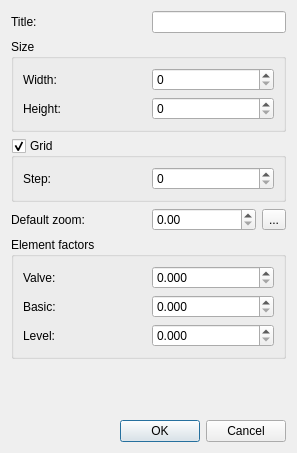
<?xml version="1.0" encoding="UTF-8"?>
<ui version="4.0">
 <class>CanvasSchemePropertiesDialog</class>
 <widget class="QDialog" name="CanvasSchemePropertiesDialog">
  <property name="geometry">
   <rect>
    <x>0</x>
    <y>0</y>
    <width>297</width>
    <height>453</height>
   </rect>
  </property>
  <property name="windowTitle">
   <string>Canvas scheme properties</string>
  </property>
  <layout class="QVBoxLayout" name="verticalLayout">
   <item>
    <layout class="QHBoxLayout" name="horizontalLayout_3">
     <item>
      <widget class="QLabel" name="label_6">
       <property name="sizePolicy">
        <sizepolicy hsizetype="Expanding" vsizetype="Preferred">
         <horstretch>0</horstretch>
         <verstretch>0</verstretch>
        </sizepolicy>
       </property>
       <property name="text">
        <string>Title:</string>
       </property>
      </widget>
     </item>
     <item>
      <widget class="QLineEdit" name="leTitle"/>
     </item>
    </layout>
   </item>
   <item>
    <widget class="QGroupBox" name="groupBox">
     <property name="title">
      <string>Size</string>
     </property>
     <layout class="QGridLayout" name="gridLayout">
      <item row="0" column="0">
       <widget class="QLabel" name="label">
        <property name="text">
         <string>Width:</string>
        </property>
       </widget>
      </item>
      <item row="0" column="1">
       <widget class="QSpinBox" name="sbSizeWidth">
        <property name="maximum">
         <number>999999999</number>
        </property>
       </widget>
      </item>
      <item row="1" column="0">
       <widget class="QLabel" name="label_2">
        <property name="text">
         <string>Height:</string>
        </property>
       </widget>
      </item>
      <item row="1" column="1">
       <widget class="QSpinBox" name="sbSizeHeight">
        <property name="maximum">
         <number>999999999</number>
        </property>
       </widget>
      </item>
     </layout>
    </widget>
   </item>
   <item>
    <widget class="QGroupBox" name="gbGrid">
     <property name="title">
      <string>Grid</string>
     </property>
     <property name="checkable">
      <bool>true</bool>
     </property>
     <layout class="QGridLayout" name="gridLayout_2">
      <item row="0" column="0">
       <widget class="QLabel" name="label_3">
        <property name="text">
         <string>Step:</string>
        </property>
       </widget>
      </item>
      <item row="0" column="1">
       <widget class="QSpinBox" name="sbGridStep">
        <property name="maximum">
         <number>999999999</number>
        </property>
       </widget>
      </item>
     </layout>
    </widget>
   </item>
   <item>
    <layout class="QHBoxLayout" name="horizontalLayout_2" stretch="5,5">
     <item>
      <widget class="QLabel" name="label_4">
       <property name="text">
        <string>Default zoom:</string>
       </property>
      </widget>
     </item>
     <item>
      <layout class="QHBoxLayout" name="horizontalLayout">
       <item>
        <widget class="QDoubleSpinBox" name="dsbDefaultZoom">
         <property name="maximum">
          <double>999999999.000000000000000</double>
         </property>
        </widget>
       </item>
       <item>
        <widget class="QToolButton" name="tbGetZoom">
         <property name="text">
          <string>...</string>
         </property>
        </widget>
       </item>
      </layout>
     </item>
    </layout>
   </item>
   <item>
    <widget class="QGroupBox" name="gbElementFactors">
     <property name="title">
      <string>Element factors</string>
     </property>
     <layout class="QGridLayout" name="gridLayout_4">
      <item row="0" column="0">
       <widget class="QLabel" name="label_7">
        <property name="text">
         <string>Valve:</string>
        </property>
       </widget>
      </item>
      <item row="0" column="1">
       <widget class="QDoubleSpinBox" name="dsbFactorValve">
        <property name="decimals">
         <number>3</number>
        </property>
        <property name="maximum">
         <double>999999999.000000000000000</double>
        </property>
        <property name="singleStep">
         <double>0.001000000000000</double>
        </property>
       </widget>
      </item>
      <item row="1" column="0">
       <widget class="QLabel" name="label_8">
        <property name="text">
         <string>Basic:</string>
        </property>
       </widget>
      </item>
      <item row="1" column="1">
       <widget class="QDoubleSpinBox" name="dsbFactorBasic">
        <property name="decimals">
         <number>3</number>
        </property>
        <property name="maximum">
         <double>999999999.000000000000000</double>
        </property>
        <property name="singleStep">
         <double>0.001000000000000</double>
        </property>
       </widget>
      </item>
      <item row="2" column="0">
       <widget class="QLabel" name="label_5">
        <property name="text">
         <string>Level:</string>
        </property>
       </widget>
      </item>
      <item row="2" column="1">
       <widget class="QDoubleSpinBox" name="dsbFactorLevel">
        <property name="decimals">
         <number>3</number>
        </property>
        <property name="maximum">
         <double>999999999.000000000000000</double>
        </property>
        <property name="singleStep">
         <double>0.001000000000000</double>
        </property>
       </widget>
      </item>
     </layout>
    </widget>
   </item>
   <item>
    <spacer name="verticalSpacer">
     <property name="orientation">
      <enum>Qt::Vertical</enum>
     </property>
     <property name="sizeHint" stdset="0">
      <size>
       <width>20</width>
       <height>4</height>
      </size>
     </property>
    </spacer>
   </item>
   <item>
    <widget class="QDialogButtonBox" name="buttonBox">
     <property name="orientation">
      <enum>Qt::Horizontal</enum>
     </property>
     <property name="standardButtons">
      <set>QDialogButtonBox::Cancel|QDialogButtonBox::Ok</set>
     </property>
    </widget>
   </item>
  </layout>
 </widget>
 <tabstops>
  <tabstop>leTitle</tabstop>
  <tabstop>sbSizeWidth</tabstop>
  <tabstop>sbSizeHeight</tabstop>
  <tabstop>gbGrid</tabstop>
  <tabstop>sbGridStep</tabstop>
  <tabstop>dsbDefaultZoom</tabstop>
  <tabstop>tbGetZoom</tabstop>
  <tabstop>dsbFactorValve</tabstop>
  <tabstop>dsbFactorBasic</tabstop>
  <tabstop>dsbFactorLevel</tabstop>
 </tabstops>
 <resources/>
 <connections>
  <connection>
   <sender>buttonBox</sender>
   <signal>rejected()</signal>
   <receiver>CanvasSchemePropertiesDialog</receiver>
   <slot>reject()</slot>
   <hints>
    <hint type="sourcelabel">
     <x>316</x>
     <y>260</y>
    </hint>
    <hint type="destinationlabel">
     <x>286</x>
     <y>274</y>
    </hint>
   </hints>
  </connection>
 </connections>
</ui>
